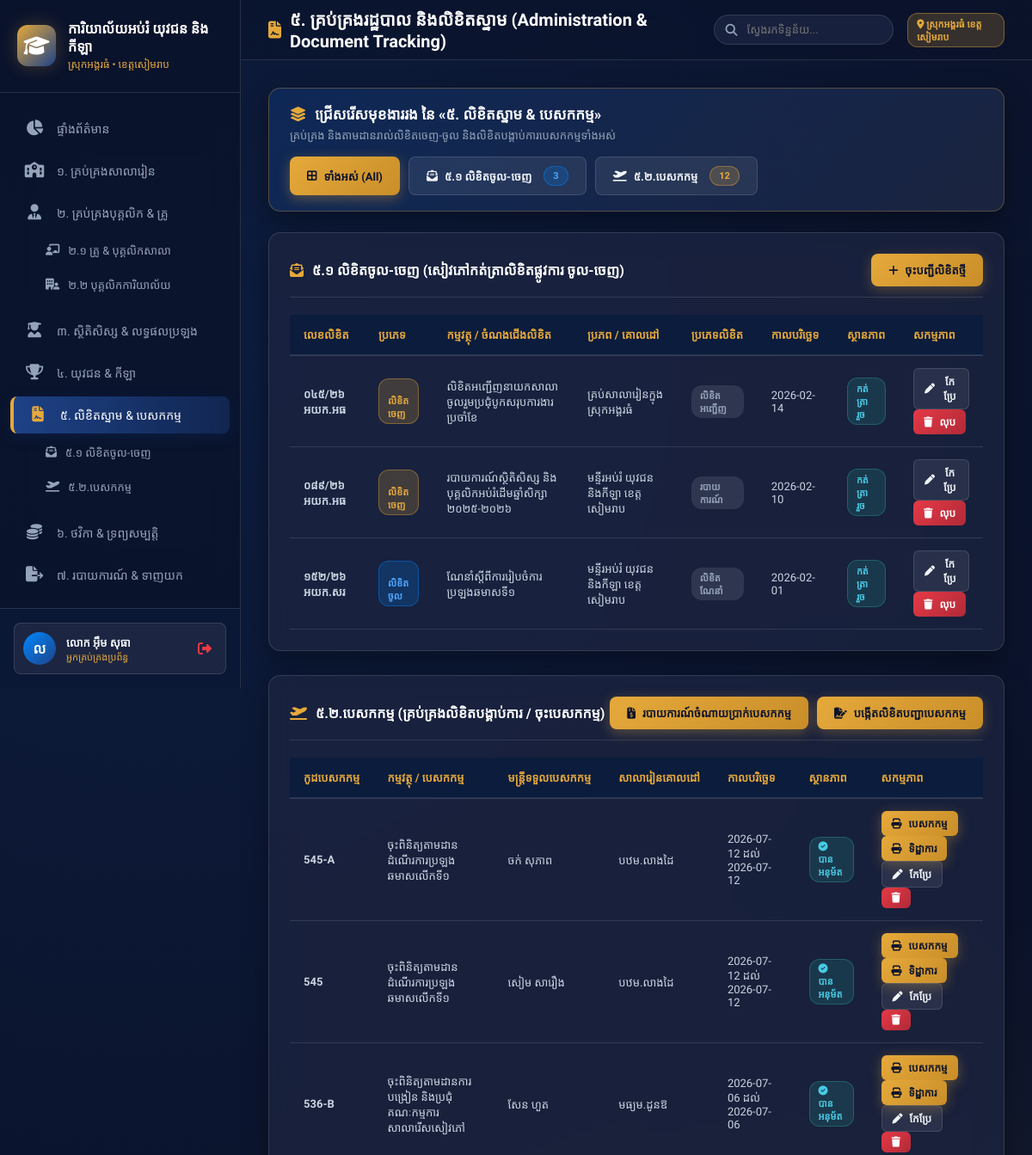
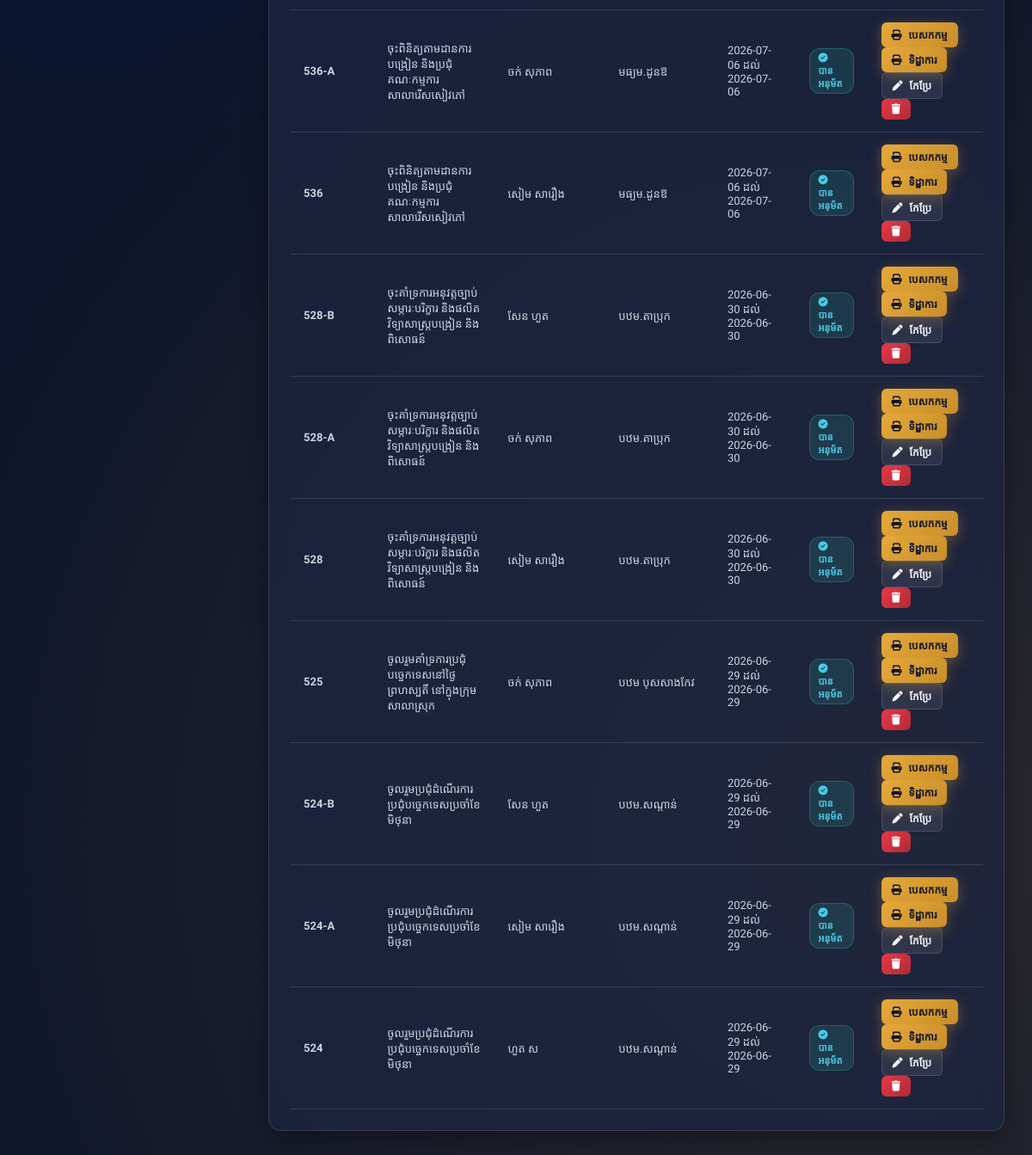
Page /documents (signed in) on the committed database (2 pictures, top to bottom).
### tables this page shows
CREATE TABLE documents (
            id INTEGER PRIMARY KEY AUTOINCREMENT,
            doc_number TEXT NOT NULL,
            doc_type TEXT CHECK(doc_type IN ('inbound', 'outbound')) NOT NULL,
            title TEXT NOT NULL,
            source_destination TEXT NOT NULL,
            doc_date TEXT NOT NULL,
            scanned_file TEXT,
            category TEXT DEFAULT 'លិខិតផ្លូវការ',
            status TEXT DEFAULT 'កត់ត្រារួច'
        );

CREATE TABLE mission_orders (
            id INTEGER PRIMARY KEY AUTOINCREMENT,
            mission_code TEXT UNIQUE NOT NULL,
            title TEXT NOT NULL,
            officer_names TEXT NOT NULL,
            destination_schools TEXT NOT NULL,
            start_date TEXT NOT NULL,
            end_date TEXT NOT NULL,
            purpose TEXT NOT NULL,
            approved_by TEXT DEFAULT 'ប្រធានការិយាល័យ',
            status TEXT CHECK(status IN ('pending', 'approved', 'completed')) DEFAULT 'approved'
        , allowance_amount REAL DEFAULT 40000.0, remarks TEXT, ref_doc TEXT, lunar_date_str TEXT);

### app.py (the view, shortened to what this page needs)
@app.route('/documents')
@login_required
def documents():
    action = request.args.get('action')
    conn = get_db_connection()
    docs_list = conn.execute('SELECT * FROM documents ORDER BY id DESC').fetchall()
    missions_list = conn.execute('SELECT * FROM mission_orders ORDER BY id DESC').fetchall()
    conn.close()
    return render_template('documents.html', active_page='documents', docs_list=docs_list, missions_list=missions_list)

### app.py (called while the page is built)
def login_required(f):
    @wraps(f)
    def decorated_function(*args, **kwargs):
        if 'user_id' not in session:
            flash('សូមចូលប្រើប្រាស់ប្រព័ន្ធជាមុនសិន!', 'danger')
            return redirect(url_for('login'))
        return f(*args, **kwargs)
    return decorated_function

### database.py (called while the page is built)
def dict_factory(cursor, row):
    return DictRow((col[0], row[idx]) for idx, col in enumerate(cursor.description))

def get_db_connection():
    conn = sqlite3.connect(DB_FILE)
    conn.row_factory = dict_factory
    return conn

    def __getitem__(self, item):
        if isinstance(item, int):
            return list(self.values())[item]
        return super().__getitem__(item)

### templates/documents.html (shortened to what this page needs)
{% extends 'base.html' %}
{% block header_title %}
<i class="fa-solid fa-file-contract" style="color: var(--accent-gold);"></i> ៥. គ្រប់គ្រងរដ្ឋបាល និងលិខិតស្នាម
(Administration & Document Tracking)
{% endblock %}
{% block content %}
<div class="panel"
    style="margin-bottom: 24px; background: linear-gradient(135deg, rgba(15, 43, 92, 0.85), rgba(28, 37, 65, 0.95)); border: 1px solid var(--border-glow); padding: 18px 24px;">
    <div style="display: flex; justify-content: space-between; align-items: center; flex-wrap: wrap; gap: 16px;">
        <div>
            <h3
                style="font-size: 17px; font-weight: 700; color: #fff; margin-bottom: 4px; display: flex; align-items: center; gap: 10px;">
                <i class="fa-solid fa-layer-group" style="color: var(--accent-gold);"></i> ជ្រើសរើសមុខងាររង នៃ «៥.
                លិខិតស្នាម & បេសកកម្ម»
            </h3>
            <p style="font-size: 13px; color: var(--text-muted); margin: 0;">គ្រប់គ្រង និងតាមដានរាល់លិខិតចេញ-ចូល
                និងលិខិតបង្គាប់ការបេសកកម្មទាំងអស់</p>
        </div>
        <div style="display: flex; gap: 10px; flex-wrap: wrap;">
            <button id="tab-btn-all" class="btn btn-gold" onclick="switchDocTab('all')">
                <i class="fa-solid fa-border-all"></i> ទាំងអស់ (All)
            </button>
            <button id="tab-btn-letters" class="btn btn-secondary" onclick="switchDocTab('letters')">
                <i class="fa-solid fa-envelope-open-text"></i> ៥.១ លិខិតចូល-ចេញ <span class="badge badge-primary"
                    style="margin-left: 6px;">{{ docs_list|length }}</span>
            </button>
            <button id="tab-btn-missions" class="btn btn-secondary" onclick="switchDocTab('missions')">
                <i class="fa-solid fa-plane-departure"></i> ៥.២.បេសកកម្ម <span class="badge badge-gold"
                    style="margin-left: 6px;">{{ missions_list|length }}</span>
            </button>
        </div>
    </div>
</div>
<div class="panel" id="section-letters">
    <div class="panel-header">
        <div class="panel-title">
            <i class="fa-solid fa-envelope-open-text" style="color: var(--accent-gold);"></i> ៥.១ លិខិតចូល-ចេញ
            (សៀវភៅកត់ត្រាលិខិតផ្លូវការ ចូល-ចេញ)
        </div>
        <button class="btn btn-primary" onclick="openAddDocModal()">
            <i class="fa-solid fa-plus"></i> ចុះបញ្ជីលិខិតថ្មី
        </button>
    </div>
    <div class="table-responsive">
        <table class="custom-table">
            <thead>
                <tr>
                    <th>លេខលិខិត</th>
                    <th>ប្រភេទ</th>
                    <th>កម្មវត្ថុ / ចំណងជើងលិខិត</th>
                    <th>ប្រភព / គោលដៅ</th>
                    <th>ប្រភេទលិខិត</th>
                    <th>កាលបរិច្ឆេទ</th>
                    <th>ស្ថានភាព</th>
                    <th>សកម្មភាព</th>
                </tr>
            </thead>
            <tbody>
                {% for d in docs_list %}
                <tr>
                    <td><strong>{{ d.doc_number }}</strong></td>
                    <td>
                        {% if d.doc_type == 'inbound' %}
                        <span class="badge badge-primary"> លិខិតចូល</span>
                        {% else %}
                        <span class="badge badge-gold"> លិខិតចេញ</span>
                        {% endif %}
                    </td>
                    <td>{{ d.title }}</td>
                    <td>{{ d.source_destination }}</td>
                    <td><span class="badge badge-secondary">{{ d.category }}</span></td>
                    <td>{{ d.doc_date }}</td>
                    <td><span class="badge badge-success">កត់ត្រារួច</span></td>
                    <td>
                        <button class="btn btn-secondary btn-sm" onclick="editDocModal({{ d|tojson|forceescape }})">
                            <i class="fa-solid fa-pen"></i> កែប្រែ
                        </button>
                        <a href="/documents?action=delete&target=document&id={{ d.id }}" class="btn btn-danger btn-sm"
                            onclick="return confirm('តើអ្នកពិតជាចង់លុបលិខិតនេះមែនទេ?')">
                            <i class="fa-solid fa-trash"></i> លុប
                        </a>
                    </td>
                </tr>
                {% endfor %}
            </tbody>
        </table>
    </div>
</div>
<div class="panel" id="section-missions">
    <div class="panel-header">
        <div class="panel-title">
            <i class="fa-solid fa-plane-departure" style="color: var(--accent-gold);"></i> ៥.២.បេសកកម្ម
            (គ្រប់គ្រងលិខិតបង្គាប់ការ / ចុះបេសកកម្ម)
        </div>
        <div style="display: flex; gap: 10px; flex-wrap: wrap;">
            <a href="{{ url_for('mission_expense_report') }}" class="btn btn-gold">
                <i class="fa-solid fa-file-invoice-dollar"></i> របាយការណ៍ចំណាយប្រាក់បេសកកម្ម
            </a>
            {% if session.get('role') in ['admin', 'chief'] %}
            <button class="btn btn-primary" onclick="openAddMissionModal()">
                <i class="fa-solid fa-file-signature"></i> បង្កើតលិខិតបញ្ជាបេសកកម្ម
            </button>
            {% endif %}
        </div>
    </div>
    <div class="table-responsive">
        <table class="custom-table">
            <thead>
                <tr>
                    <th>កូដបេសកកម្ម</th>
                    <th>កម្មវត្ថុ / បេសកកម្ម</th>
                    <th>មន្ត្រីទទួលបេសកកម្ម</th>
                    <th>សាលារៀនគោលដៅ</th>
                    <th>កាលបរិច្ឆេទ</th>
                    <th>ស្ថានភាព</th>
                    <th>សកម្មភាព</th>
                </tr>
            </thead>
            <tbody>
                {% for m in missions_list %}
                <tr>
                    <td><strong>{{ m.mission_code }}</strong></td>
                    <td>{{ m.title }}</td>
                    <td>{{ m.officer_names }}</td>
                    <td>{{ m.destination_schools }}</td>
                    <td>{{ m.start_date }} ដល់ {{ m.end_date }}</td>
                    <td>
                        {% if m.status == 'approved' %}
                        <span class="badge badge-success"><i class="fa-solid fa-circle-check"></i> បានអនុម័ត</span>
                        {% elif m.status == 'completed' %}
                        <span class="badge badge-gold"><i class="fa-solid fa-flag-checkered"></i> បានបញ្ចប់</span>
                        {% else %}
                        <span class="badge badge-primary"><i class="fa-solid fa-clock"></i> រង់ចាំអនុម័ត</span>
                        {% endif %}
                    </td>
                    <td>
                        <button class="btn btn-gold btn-sm" onclick="viewMissionModal({{ m|tojson|forceescape }})"
                            title="បោះពុម្ពលិខិតបញ្ជាបេសកកម្ម">
                            <i class="fa-solid fa-print"></i>បេសកកម្ម
                        </button>
                        <button class="btn btn-primary btn-sm" onclick="viewVisaModal({{ m|tojson|forceescape }})"
                            title="បោះពុម្ពលិខិតចុះទិដ្ឋាការធ្វើដំណើរ">
                            <i class="fa-solid fa-print"></i> ទិដ្ឋាការ
                        </button>
                        <button class="btn btn-secondary btn-sm" onclick="editMissionModal({{ m|tojson|forceescape }})"
                            title="កែប្រែ">
                            <i class="fa-solid fa-pen"></i> កែប្រែ
                        </button>
                        <a href="/documents?action=delete&target=mission&id={{ m.id }}" class="btn btn-danger btn-sm"
                            onclick="return confirm('តើអ្នកពិតជាចង់លុបលិខិតបង្គាប់ការនេះមែនទេ?')" title="លុប">
                            <i class="fa-solid fa-trash"></i>
                        </a>
                    </td>
                </tr>
                {% endfor %}
            </tbody>
        </table>
    </div>
</div>
</div>
{% endblock %}

### static/css/style.css (style rules this page uses)
:root { --primary-color: #0f2b5c; --primary-light: #1e4287; --primary-dark: #0a1c3d; --accent-gold: #e5a93b; --accent-gold-hover: #f3b952; --accent-blue: #0088ff; --accent-teal: #00c9a7; --accent-danger: #e63946; --accent-warning: #f77f00; --accent-success: #2a9d8f; --bg-dark: #0b132b; --bg-surface: #1c2541; --bg-card: rgba(28, 37, 65, 0.75); --bg-card-hover: rgba(40, 52, 90, 0.85); --text-main: #f1f5f9; --text-muted: #94a3b8; --text-light: #cbd5e1; --border-color: rgba(255, 255, 255, 0.12); --border-glow: rgba(229, 169, 59, 0.3); --shadow-soft: 0 10px 30px rgba(0, 0, 0, 0.35); --shadow-glow: 0 0 20px rgba(229, 169, 59, 0.25); --radius-sm: 8px; --radius-md: 14px; --radius-lg: 20px; --transition-fast: all 0.25s cubic-bezier(0.4, 0, 0.2, 1); }
* { margin: 0; padding: 0; box-sizing: border-box; }
body { font-family: 'Kantumruy Pro', 'Outfit', -apple-system, BlinkMacSystemFont, sans-serif; background-color: var(--bg-dark); background-image: radial-gradient(circle at 15% 15%, rgba(15, 43, 92, 0.4) 0%, transparent 45%), radial-gradient(circle at 85% 85%, rgba(229, 169, 59, 0.15) 0%, transparent 50%); background-attachment: fixed; color: var(--text-main); min-height: 100vh; display: flex; overflow-x: hidden; }
.btn { padding: 10px 20px; border-radius: var(--radius-sm); font-size: 13px; font-weight: 600; font-family: inherit; cursor: pointer; border: none; display: inline-flex; align-items: center; gap: 8px; transition: var(--transition-fast); text-decoration: none; }
.btn-primary { background: linear-gradient(135deg, var(--accent-gold), #c98e29); color: #0b132b; box-shadow: 0 4px 15px rgba(229, 169, 59, 0.3); }
.btn-secondary { background: rgba(255, 255, 255, 0.08); color: var(--text-main); border: 1px solid var(--border-color); }
.btn-gold { background: linear-gradient(135deg, var(--accent-gold), #c98e29) !important; color: #0b132b !important; box-shadow: 0 4px 15px rgba(229, 169, 59, 0.35) !important; font-weight: 700 !important; }
.btn-danger { background: linear-gradient(135deg, var(--accent-danger), #b02a37); color: #fff; }
.btn-sm { padding: 6px 12px; font-size: 12px; border-radius: 6px; }
.panel { background: var(--bg-card); backdrop-filter: blur(14px); border: 1px solid var(--border-color); border-radius: var(--radius-md); padding: 24px; margin-bottom: 28px; box-shadow: var(--shadow-soft); }
.panel-header { display: flex; align-items: center; justify-content: space-between; margin-bottom: 20px; padding-bottom: 12px; border-bottom: 1px solid var(--border-color); }
.panel-title { font-size: 16px; font-weight: 700; color: #fff; display: flex; align-items: center; gap: 10px; }
.panel-title i { color: var(--accent-gold); }
.table-responsive { width: 100%; overflow-x: auto; }
.custom-table { width: 100%; border-collapse: collapse; text-align: left; font-size: 13px; }
.custom-table th { background: rgba(10, 28, 61, 0.8); color: var(--accent-gold); font-weight: 600; padding: 14px 16px; border-bottom: 2px solid var(--border-color); white-space: nowrap; }
.custom-table td { padding: 14px 16px; border-bottom: 1px solid var(--border-color); color: var(--text-light); vertical-align: middle; }
.custom-table tbody tr { transition: var(--transition-fast); }
.badge { padding: 4px 10px; border-radius: 12px; font-size: 11px; font-weight: 600; display: inline-block; }
.badge-primary { background: rgba(0, 136, 255, 0.2); color: #4da6ff; border: 1px solid rgba(0, 136, 255, 0.4); }
.badge-gold { background: rgba(229, 169, 59, 0.2); color: var(--accent-gold); border: 1px solid rgba(229, 169, 59, 0.4); }
.badge-success { background: rgba(42, 157, 143, 0.2); color: #48cae4; border: 1px solid rgba(42, 157, 143, 0.4); }
.badge-secondary { background: rgba(255, 255, 255, 0.1); color: var(--text-muted); }

### rows in the picture
documents: doc_number "០៤៥/២៦ អយក.អធ", doc_type "លិខិតចេញ", title "លិខិតអញ្ជើញនាយកសាលាចូលរួមប្រជុំបូកសរុបការងារប្រចាំខែ", source_destination "គ្រប់សាលារៀនក្នុងស្រុកអង្គរធំ", category "លិខិតអញ្ជើញ", doc_date "2026-02-14"
documents: doc_number "០៨៩/២៦ អយក.អធ", doc_type "លិខិតចេញ", title "របាយការណ៍ស្ថិតិសិស្ស និងបុគ្គលិកអប់រំដើមឆ្នាំសិក្សា ២០២៥-២០២៦", source_destination "មន្ទីរអប់រំ យុវជន និងកីឡា ខេត្តសៀមរាប", category "របាយការណ៍", doc_date "2026-02-10"
documents: doc_number "១៥២/២៦ អយក.សរ", doc_type "លិខិតចូល", title "ណែនាំស្តីពីការរៀបចំការប្រឡងឆមាសទី១", source_destination "មន្ទីរអប់រំ យុវជន និងកីឡា ខេត្តសៀមរាប", category "លិខិតណែនាំ", doc_date "2026-02-01"
mission_orders: mission_code "545-A", title "ចុះពិនិត្យតាមដានដំណើរការប្រឡងឆមាសលើកទី១", officer_names "ចក់ សុភាព", destination_schools "បឋម.លាងដៃ", start_date "2026-07-12", end_date "2026-07-12", status "approved" (drawn)
mission_orders: mission_code "545", title "ចុះពិនិត្យតាមដានដំណើរការប្រឡងឆមាសលើកទី១", officer_names "សៀម សារឿង", destination_schools "បឋម.លាងដៃ", start_date "2026-07-12", end_date "2026-07-12", status "approved" (drawn)
mission_orders: mission_code "536-B", title "ចុះពិនិត្យតាមដានការបង្រៀន និងប្រជុំគណៈកម្មការសាលារើសសៀវភៅ", officer_names "សែន ហួត", destination_schools "មធ្យម.ដូនឱ", start_date "2026-07-06", end_date "2026-07-06", status "approved" (drawn)
mission_orders: mission_code "536-A", title "ចុះពិនិត្យតាមដានការបង្រៀន និងប្រជុំគណៈកម្មការសាលារើសសៀវភៅ", officer_names "ចក់ សុភាព", destination_schools "មធ្យម.ដូនឱ", start_date "2026-07-06", end_date "2026-07-06", status "approved" (drawn)
mission_orders: mission_code "536", title "ចុះពិនិត្យតាមដានការបង្រៀន និងប្រជុំគណៈកម្មការសាលារើសសៀវភៅ", officer_names "សៀម សារឿង", destination_schools "មធ្យម.ដូនឱ", start_date "2026-07-06", end_date "2026-07-06", status "approved" (drawn)
mission_orders: mission_code "528-B", title "ចុះគាំទ្រការអនុវត្តច្បាប់សម្ភារៈបរិក្ខារ និងផលិតវិទ្យាសាស្ត្របង្រៀន និងពិសោធន៍", officer_names "សែន ហួត", destination_schools "បឋម.តាប្រុក", start_date "2026-06-30", end_date "2026-06-30", status "approved" (drawn)
mission_orders: mission_code "528-A", title "ចុះគាំទ្រការអនុវត្តច្បាប់សម្ភារៈបរិក្ខារ និងផលិតវិទ្យាសាស្ត្របង្រៀន និងពិសោធន៍", officer_names "ចក់ សុភាព", destination_schools "បឋម.តាប្រុក", start_date "2026-06-30", end_date "2026-06-30", status "approved" (drawn)
mission_orders: mission_code "528", title "ចុះគាំទ្រការអនុវត្តច្បាប់សម្ភារៈបរិក្ខារ និងផលិតវិទ្យាសាស្ត្របង្រៀន និងពិសោធន៍", officer_names "សៀម សារឿង", destination_schools "បឋម.តាប្រុក", start_date "2026-06-30", end_date "2026-06-30", status "approved" (drawn)
mission_orders: mission_code "525", title "ចូលរួមគាំទ្រការប្រជុំបច្ចេកទេសនៅថ្ងៃព្រហស្បតិ៍ នៅក្នុងក្រុមសាលាស្រុក", officer_names "ចក់ សុភាព", destination_schools "បឋម បុសសាងកែវ", start_date "2026-06-29", end_date "2026-06-29", status "approved" (drawn)
mission_orders: mission_code "524-B", title "ចូលរួមប្រជុំដំណើរការប្រជុំបច្ចេកទេសប្រចាំខែមិថុនា", officer_names "សែន ហួត", destination_schools "បឋម.សណ្តាន់", start_date "2026-06-29", end_date "2026-06-29", status "approved" (drawn)
mission_orders: mission_code "524-A", title "ចូលរួមប្រជុំដំណើរការប្រជុំបច្ចេកទេសប្រចាំខែមិថុនា", officer_names "សៀម សារឿង", destination_schools "បឋម.សណ្តាន់", start_date "2026-06-29", end_date "2026-06-29", status "approved" (drawn)
mission_orders: mission_code "524", title "ចូលរួមប្រជុំដំណើរការប្រជុំបច្ចេកទេសប្រចាំខែមិថុនា", officer_names "ហួត ស", destination_schools "បឋម.សណ្តាន់", start_date "2026-06-29", end_date "2026-06-29", status "approved" (drawn)

### other values in the picture
{{ session.get('user_name', 'U')[0] }} "ល"
{{ session.get('user_name', 'អ្នកប្រើប្រាស់') }} "លោក អ៊ឹម សុធា"
{{ docs_list|length }} "3"
{{ missions_list|length }} "12"
